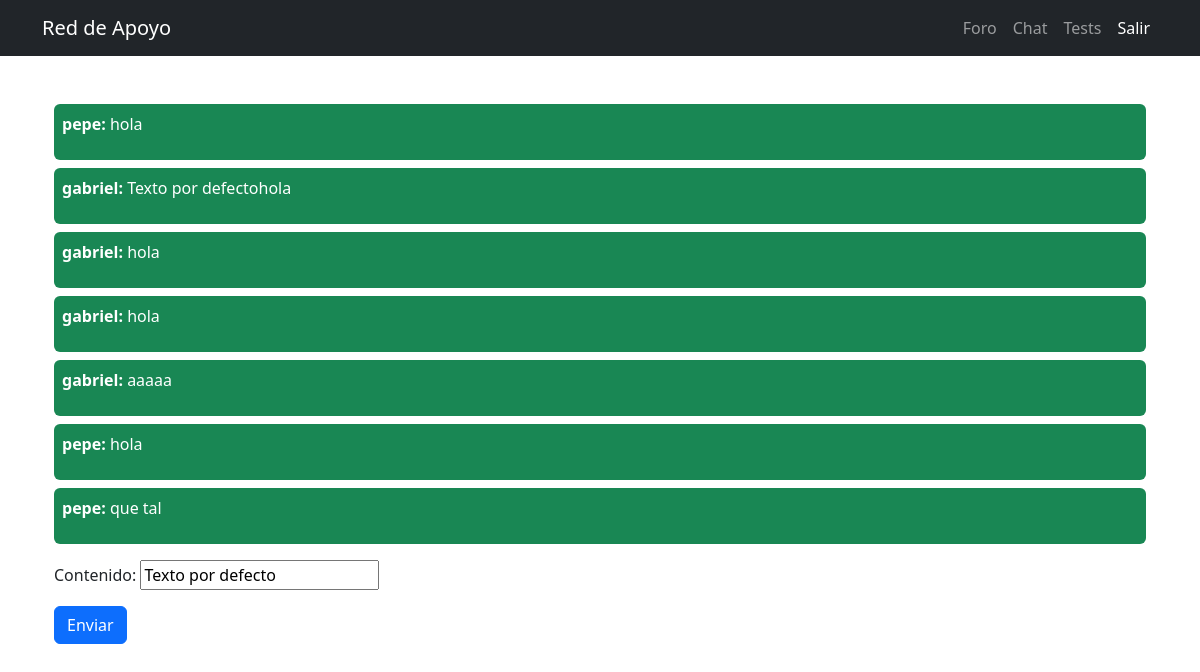
The page /chat_psicologo/3/ (signed in) on the database its author committed.
### chat_app/models.py (models this page shows)
class Chat(models.Model):
    remitente = models.ForeignKey(Usuario, on_delete=models.CASCADE,related_name='ayudas_enviadas')
    receptor = models.ForeignKey(Usuario, on_delete=models.CASCADE,related_name='ayudas_recibidas')
    contenido = models.TextField(default="Texto por defecto")
    publicacion = models.ForeignKey(Publicacion, on_delete=models.CASCADE, null=True, blank=True, related_name="chats")  # Opcional

### usuarios_app/models.py (models this page shows)
class Usuario(AbstractUser):
    ROLES = [
        ('menor', 'Menor afectado por bullying'),
        ('depresion', 'Persona con depresión'),
        ('psicologo', 'Psicólogo / Voluntario'),
        ('admin', 'Administrador'),
    ]
    rol = models.CharField(max_length=20, choices=ROLES, default='menor')
    anonimo = models.BooleanField(default=True)  # Para menores que quieran anonimato
    groups = models.ManyToManyField(Group, related_name="usuarios_groups", blank=True)
    user_permissions = models.ManyToManyField(Permission, related_name="usuarios_permissions", blank=True)

### chat_app/views.py (the view)
# urls.py: path('chat_psicologo/<int:usuario_id>/',chat,name='chat' ),
def chat(request, usuario_id):
    receptor = get_object_or_404(Usuario, id=usuario_id)
    remitente = request.user
    mensajes = Chat.objects.filter(remitente=remitente, receptor=receptor) | \
              Chat.objects.filter(receptor=remitente, remitente=receptor)
    mensajes = mensajes.order_by('id')
    if request.method == 'POST':
        form = ChatForm(request.POST)
        if form.is_valid():
            nuevo_mensaje = form.save(commit=False)
            nuevo_mensaje.remitente = remitente
            nuevo_mensaje.receptor = receptor
            nuevo_mensaje.publicacion = None
            nuevo_mensaje.save()
            return redirect('chat', usuario_id=receptor.id)
    else:
        form = ChatForm()
    return render(request, "chat2.html", {"form": form, 'mensajes': mensajes})

### chat_app/forms.py
class ChatForm(forms.ModelForm):
    class Meta:
        model = Chat
        fields=['contenido']
        widgets = {
            'contenido': forms.TextInput
          }

### chat_app/templates/chat2.html (shortened to what this page needs)
{% extends "base.html" %}
{% block content %}
<div class="container mt-5">
        {% for mensaje in mensajes %}
        <div class="mb-2 p-2 rounded text-bg-success">
            <p><strong>{{ mensaje.remitente.username }}:</strong> {{ mensaje.contenido }}</p>
        </div>
        {% empty %}
            <p>No hay mensajes aún.</p>
        {% endfor %}
        <form method="POST" class="mt-3">
            {{ form.as_p }}
            <button type="submit" class="btn btn-primary">Enviar</button>
        </form>
    </div>
</div>
{% endblock %}

### usuarios_app/templates/base.html (shortened to what this page needs)
<!DOCTYPE html>
<html lang="es">
<head>
    <link href="https://cdn.jsdelivr.net/npm/bootstrap@5.3.0/dist/css/bootstrap.min.css" rel="stylesheet">
</head>
<body>
    <nav class="navbar navbar-expand-lg navbar-dark bg-dark">
        <div class="container">
            <a class="navbar-brand" href="/">Red de Apoyo</a>
            <div class="collapse navbar-collapse" id="navbarNav">
                <ul class="navbar-nav ms-auto">
                    {% if user.is_authenticated %}
                        <li class="nav-item"><a class="nav-link" href="{% url 'foro' %}">Foro</a></li>
                        <li class="nav-item"><a class="nav-link" href="{% url 'listar_psicologos' %}">Chat</a></li>
                        <li class="nav-item"><a class="nav-link" href="{% url 'index_tests' %}">Tests</a></li>
                        <li class="nav-item"><a class="nav-link btn btn-danger text-white" href="/logout">Salir</a></li>
                    {% else %}
                        <li class="nav-item"><a class="nav-link" href="/login">Iniciar sesión</a></li>
                        <li class="nav-item"><a class="nav-link" href="/registro">Registrarse</a></li>
                    {% endif %}
                </ul>
            </div>
        </div>
    </nav>
    <div class="container mt-4">
        {% block content %}{% endblock %}
</body>
</html>

### rows shown on the page
Chat: remitente.username "pepe", contenido "hola"
Chat: remitente.username "gabriel", contenido "Texto por defectohola"
Chat: remitente.username "gabriel", contenido "hola"
Chat: remitente.username "gabriel", contenido "hola"
Chat: remitente.username "gabriel", contenido "aaaaa"
Chat: remitente.username "pepe", contenido "hola"
Chat: remitente.username "pepe", contenido "que tal"
